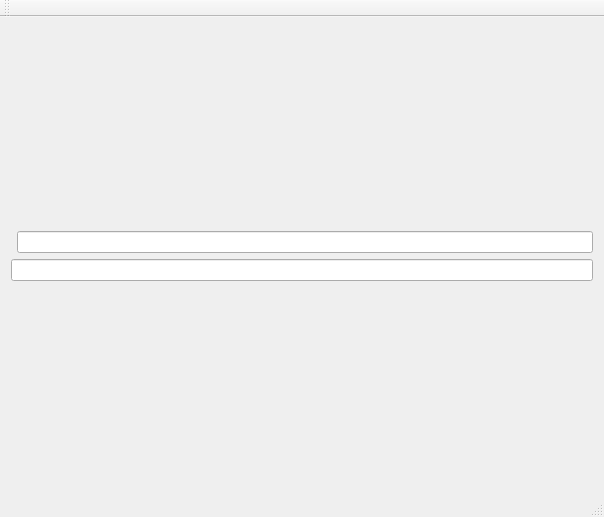
<?xml version="1.0" encoding="UTF-8"?>
<ui version="4.0">
 <class>MainWindow</class>
 <widget class="QMainWindow" name="MainWindow">
  <property name="geometry">
   <rect>
    <x>0</x>
    <y>0</y>
    <width>604</width>
    <height>517</height>
   </rect>
  </property>
  <property name="windowTitle">
   <string>MainWindow</string>
  </property>
  <widget class="QWidget" name="centralWidget">
   <layout class="QGridLayout" name="gridLayout">
    <item row="1" column="1">
     <widget class="QLineEdit" name="lineEdit"/>
    </item>
    <item row="0" column="1">
     <spacer name="verticalSpacer">
      <property name="orientation">
       <enum>Qt::Vertical</enum>
      </property>
      <property name="sizeHint" stdset="0">
       <size>
        <width>20</width>
        <height>40</height>
       </size>
      </property>
     </spacer>
    </item>
    <item row="2" column="0" colspan="2">
     <widget class="QLineEdit" name="lineEdit_3"/>
    </item>
    <item row="3" column="1">
     <spacer name="verticalSpacer_2">
      <property name="orientation">
       <enum>Qt::Vertical</enum>
      </property>
      <property name="sizeHint" stdset="0">
       <size>
        <width>20</width>
        <height>40</height>
       </size>
      </property>
     </spacer>
    </item>
   </layout>
  </widget>
  <widget class="QMenuBar" name="menuBar">
   <property name="geometry">
    <rect>
     <x>0</x>
     <y>0</y>
     <width>604</width>
     <height>35</height>
    </rect>
   </property>
  </widget>
  <widget class="QToolBar" name="mainToolBar">
   <attribute name="toolBarArea">
    <enum>TopToolBarArea</enum>
   </attribute>
   <attribute name="toolBarBreak">
    <bool>false</bool>
   </attribute>
  </widget>
  <widget class="QStatusBar" name="statusBar"/>
 </widget>
 <layoutdefault spacing="6" margin="11"/>
 <resources/>
 <connections/>
</ui>
